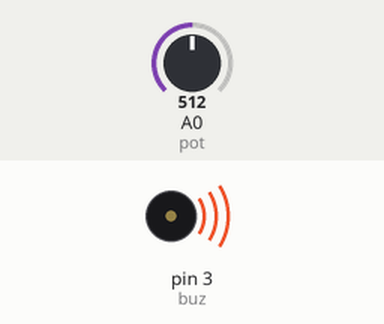
The sketch below on a simulated Arduino Uno, built with avr-gcc and run on an emulated ATmega328P. Parts: buzzer (waves = sounding). The inputs (shaded band) are chosen by the test bench; at power-on: A0 (pot) = 512.

Above: at 0.1 s.
Timing chart, 0 to 1.6 s (numbered marks = the images above):
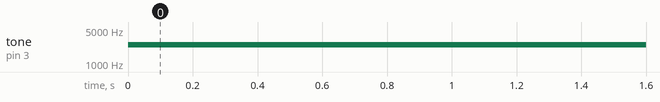

The sketch:

buzzer.ino
```cpp
const int buz=3;
const int pot=A0;
const int minAdc=0;
const int maxAdc=1023;
const int minNote=31;
const int maxNote=4978;

void setup() {
 pinMode(buz,OUTPUT);
 pinMode(pot,INPUT);
}

void loop() {
 int buzNote = map (analogRead(pot),minAdc,maxAdc,minNote,maxNote);
 tone(buz,buzNote);
}
```

Measured:
- by itself, tone on pin 3 (buz): silent → 2506 Hz at 0.00 s
